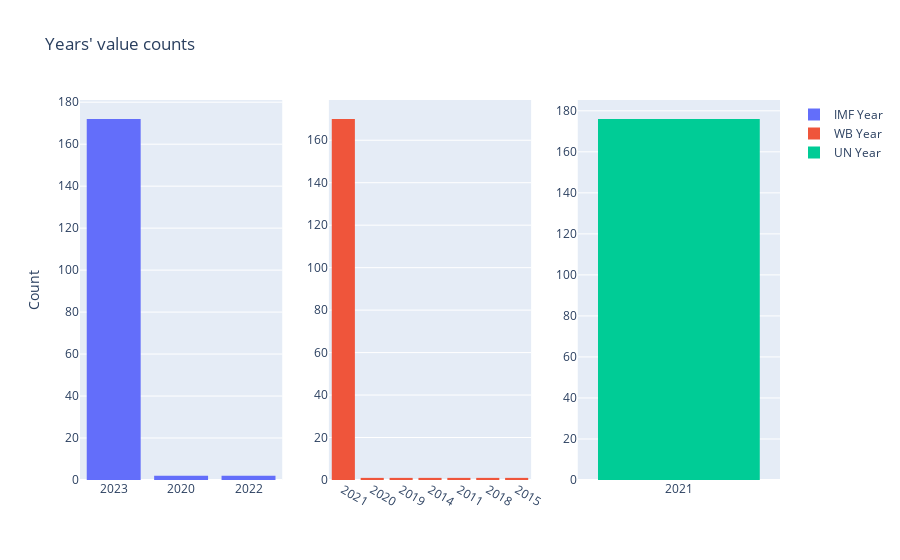

This figure's notebook cell:
### Markdown cell above
The marginal plots, top(rug) and right(violin), are to better identify each data point(when clustered) and to get its range

* Countries with the lowest GDP are predominently from the African region

### Code cell
# Histogram to get Years' value counts

fig = make_subplots(1, 3)

fig.add_trace(go.Histogram(x=df['IMF Year'], name='IMF Year'), 1, 1)
fig.add_trace(go.Histogram(x=df['WB Year'], name='WB Year'), 1, 2)
fig.add_trace(go.Histogram(x=df['UN Year'], name='UN Year'), 1, 3)

fig.update_layout(title="Years' value counts", yaxis_title='Count')

iplot(fig)

### Figure 1 — Plotly figure (JSON) as saved in the notebook; plotly's stock layout.template omitted (floating-point values rounded to 4 significant figures; data arrays with more than 128 entries replaced by an {"elided": "..."} marker saying what was removed)
{"data": [{"name": "IMF Year", "x": {"elided": "176 str values"}, "xaxis": "x", "yaxis": "y", "type": "histogram"}, {"name": "WB Year", "x": {"elided": "176 str values"}, "xaxis": "x2", "yaxis": "y2", "type": "histogram"}, {"name": "UN Year", "x": {"elided": "176 mixed values"}, "xaxis": "x3", "yaxis": "y3", "type": "histogram"}], "layout": {"title": {"text": "Years' value counts"}, "xaxis": {"anchor": "y", "domain": [0, 0.2889], "type": "category", "range": [-0.5, 2.5], "autorange": true}, "yaxis": {"anchor": "x", "domain": [0, 1], "title": {"text": "Count"}, "range": [0, 181.1], "autorange": true}, "xaxis2": {"anchor": "y2", "domain": [0.3556, 0.6444], "type": "category", "range": [-0.5, 6.5], "autorange": true}, "yaxis2": {"anchor": "x2", "domain": [0, 1], "range": [0, 178.9], "autorange": true}, "xaxis3": {"anchor": "y3", "domain": [0.7111, 1], "type": "category", "range": [-0.5, 0.5], "autorange": true}, "yaxis3": {"anchor": "x3", "domain": [0, 1], "range": [0, 185.3], "autorange": true}, "autosize": true}}
